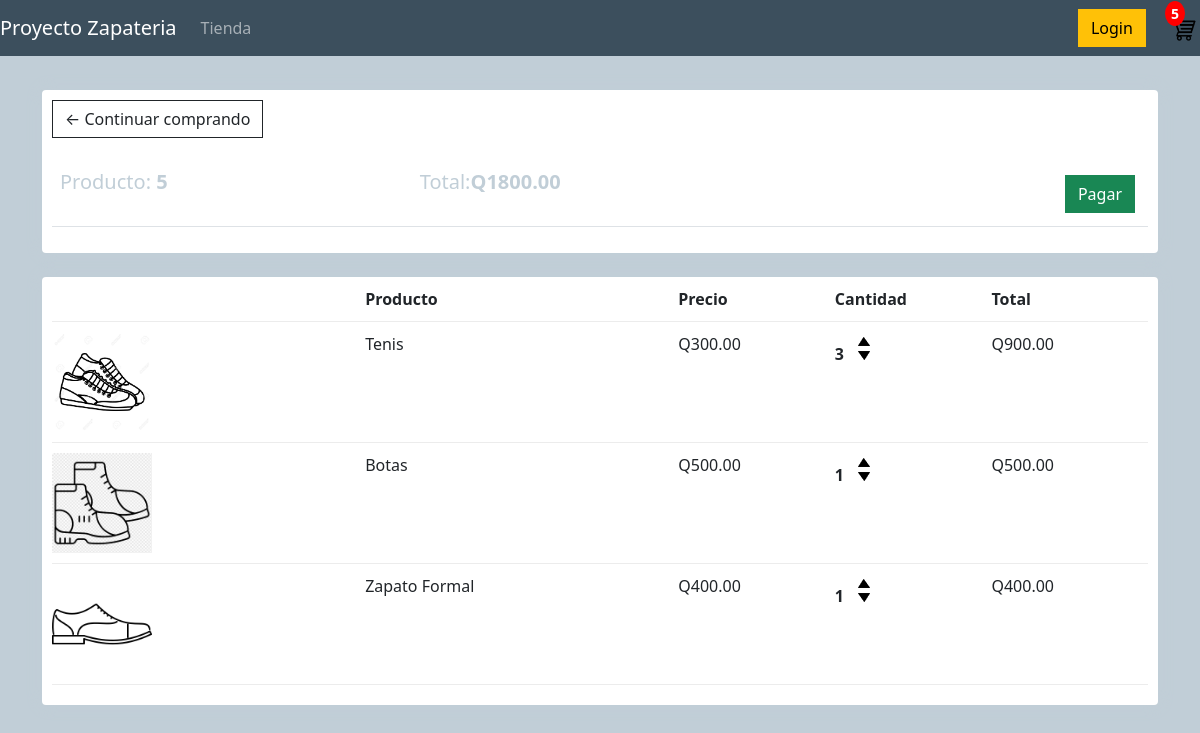
The app's page /cart/ (signed in) with its own data.
### app/models.py (models this page shows, shortened)
class Order(models.Model):
    customer = models.ForeignKey(Customer, on_delete=models.SET_NULL, null=True, blank=True)
    date_ordered = models.DateTimeField(auto_now_add=True)
    complete = models.BooleanField(default=False, null=True, blank=True)
    transaction_id = models.CharField(max_length=200, null=True)
    @property
    def get_cart_total(self):
        orderitems = self.orderitem_set.all()
        total = sum([item.get_total for item in orderitems])
        return total
    @property
    def get_cart_items(self):
        orderitems = self.orderitem_set.all()
        total = sum([item.quantity for item in orderitems])
        return total

class OrderItem(models.Model):
    product = models.ForeignKey(Product, on_delete=models.SET_NULL, null=True, blank=True)
    order = models.ForeignKey(Order, on_delete=models.SET_NULL, null=True, blank=True)
    quantity = models.IntegerField(default=0, null=True, blank=True)
    date_added = models.DateTimeField(auto_now_add=True)
    @property
    def get_total(self):
        total = self.product.price * self.quantity
        return total

class Product(models.Model):
    name = models.CharField(max_length=200, null=True)
    price = models.FloatField()
    digital = models.BooleanField(default=False, null=True, blank=True)
    image = models.ImageField(null=True, blank=True)
    @property
    def imageURL(self):
        try:
            url = self.image.url
        except:
            url = ''
        return url

### app/views.py (the view)
# urls.py: path('cart/', views.cart, name='Carrito'),
def cart(request):
    if request.user.is_authenticated:
        customer = request.user.customer
        order, created = Order.objects.get_or_create(customer=customer, complete=False)
        items = order.orderitem_set.all()
        cartItems = order.get_cart_items
    else:
        items = []
        order = {'get_cart_items' :0, 'get_cart_total': 0}
        cartItems = order['get_cart_items']
    context = {'items':items, 'order':order, 'cartItems':cartItems}
    return render(request,'generales/cart.html',context)

### app/templates/generales/cart.html
{% extends 'generales/main.html' %}
{% load static %}
{% block content %}
<div class="row">
    <div class="col-lg-12">
        <div class="box-element">
            <a  class="btn btn-outline-dark" href="{% url 'Tienda' %}">&#x2190; Continuar comprando</a>
            <br>
            <br>
            <table class="table">
                <tr>
                    <th><h5>Producto: <strong>{{order.get_cart_items}}</strong></h5></th>
                    <th><h5>Total:<strong>Q{{order.get_cart_total|floatformat:2}}</strong></h5></th>
                    <th>
                        <a  style="float:right; margin:5px;" class="btn btn-success" href="{% url 'Pago' %}">Pagar</a>
                    </th>
                </tr>
            </table>
        </div>
        <br>
        <div class="box-element">
            <div class="cart-row">
                <div style="flex:2"></div>
                <div style="flex:2"><strong>Producto</strong></div>
                <div style="flex:1"><strong>Precio</strong></div>
                <div style="flex:1"><strong>Cantidad</strong></div>
                <div style="flex:1"><strong>Total</strong></div>
            </div>
           {% for item in items %}
            <div class="cart-row">
                <div style="flex:2"><img class="row-image" src="{{item.product.imageURL}}"></div>
                <div style="flex:2"><p>{{item.product.name}}</p></div>
                <div style="flex:1"><p>Q{{item.product.price|floatformat:2}}</p></div>
                <div style="flex:1">
                    <p class="quantity">{{item.quantity}}</p>
                    <div class="quantity">
                        <img data-product="{{item.product.id}}" data-action="add" class="chg-quantity update-cart" src="{% static  'images/arriba.png' %}">
                        <img data-product="{{item.product.id}}" data-action="remove" class="chg-quantity update-cart" src="{% static  'images/abajo.png' %}">
                    </div>
                </div>
                <div style="flex:1"><p>Q{{item.get_total|floatformat:2}}</p></div>
            </div>
            {% endfor %}
        </div>
    </div>
</div>
{% endblock content %}

### app/templates/generales/main.html (shortened to what this page needs)
<!DOCTYPE html>
{% load static %}
<html>
<head>
    <link href="https://cdn.jsdelivr.net/npm/bootstrap@5.3.3/dist/css/bootstrap.min.css" rel="stylesheet">
    <link rel="stylesheet" type="text/css" href="{% static 'css/main.css' %}">
</head>
<body>
  <nav class="navbar navbar-expand-lg navbar-dark bg-dark">
    <a class="navbar-brand" href="{% url 'Tienda' %}">Proyecto Zapateria</a>
    <div class="collapse navbar-collapse" id="navbarSupportedContent">
      <ul class="navbar-nav mr-auto">
        <li class="nav-item active">
          <a class="nav-link" href="{% url 'Tienda' %}">Tienda</a>
        </li>
      </ul>
    </div>
    <div class="form-inline my-2 my-lg-0">
        <a href="#" class="btn btn-warning">Login</a>
        <div class="cart-container ml-2">
            <div id="cart-total" class="text-center cart-number">{{order.get_cart_items}}</div>
            <a href="{% url 'Carrito' %}">
                <img id="cart-icon" src="{% static 'images/carrito.png' %}" alt="Carrito de compras">
            </a>
        </div>
   </div>
  </nav>
<br/>
    <div class="container">
        {% block content %}
        {% endblock content %}
    </div>
</body>
</html>

### statics/css/main.css (style rules this page uses)
body { background-color: hsl(205, 22%, 80%); }
h1, h2, h3, h4, h5, h6 { color: hsl(205, 22%, 80%); }
.box-element { box-shadow: hsl(205, 22%, 80%) 0 0 16px; background-color: #fff; border-radius: 4px; padding: 10px; }
.cart-container { display: inline-block; position: relative; }
.cart-number { position: absolute; top: -10px; left: 50%; transform: translateX(-50%); background: white; padding: 2px 3px; border-radius: 3px; font-weight: bold; }
.bg-dark { background-color: hsl(205, 22%, 30%) !important; }
#cart-icon { width: 35px; display: inline-block; margin-left: 15px; }
#cart-total { display: block; text-align: center; color: #fff; background-color: hsl(0, 100%, 50%); width: 20px; height: 25px; border-radius: 50%; font-size: 14px; }
.col-lg-4, .col-lg-6, .col-lg-8, .col-lg-12 { margin-top: 10px; }
.btn { border-radius: 0; }
.row-image { width: 100px; }
.cart-row { display: flex; align-items: flex-stretch; padding-bottom: 10px; margin-bottom: 10px; border-bottom: 1px solid #ececec; }
.quantity { display: inline-block; font-weight: 700; padding-right: 10px; }
.chg-quantity { width: 12px; cursor: pointer; display: block; margin-top: 5px; transition: .1s; }

### records on screen
Order: get_cart_items "5", get_cart_total "1800.00"
OrderItem: product.imageURL (picture), product.name "Tenis", product.price "300.00", quantity "3", get_total "900.00"
OrderItem: product.imageURL (picture), product.name "Botas", product.price "500.00", quantity "1", get_total "500.00"
OrderItem: product.imageURL (picture), product.name "Zapato Formal", product.price "400.00", quantity "1", get_total "400.00"
